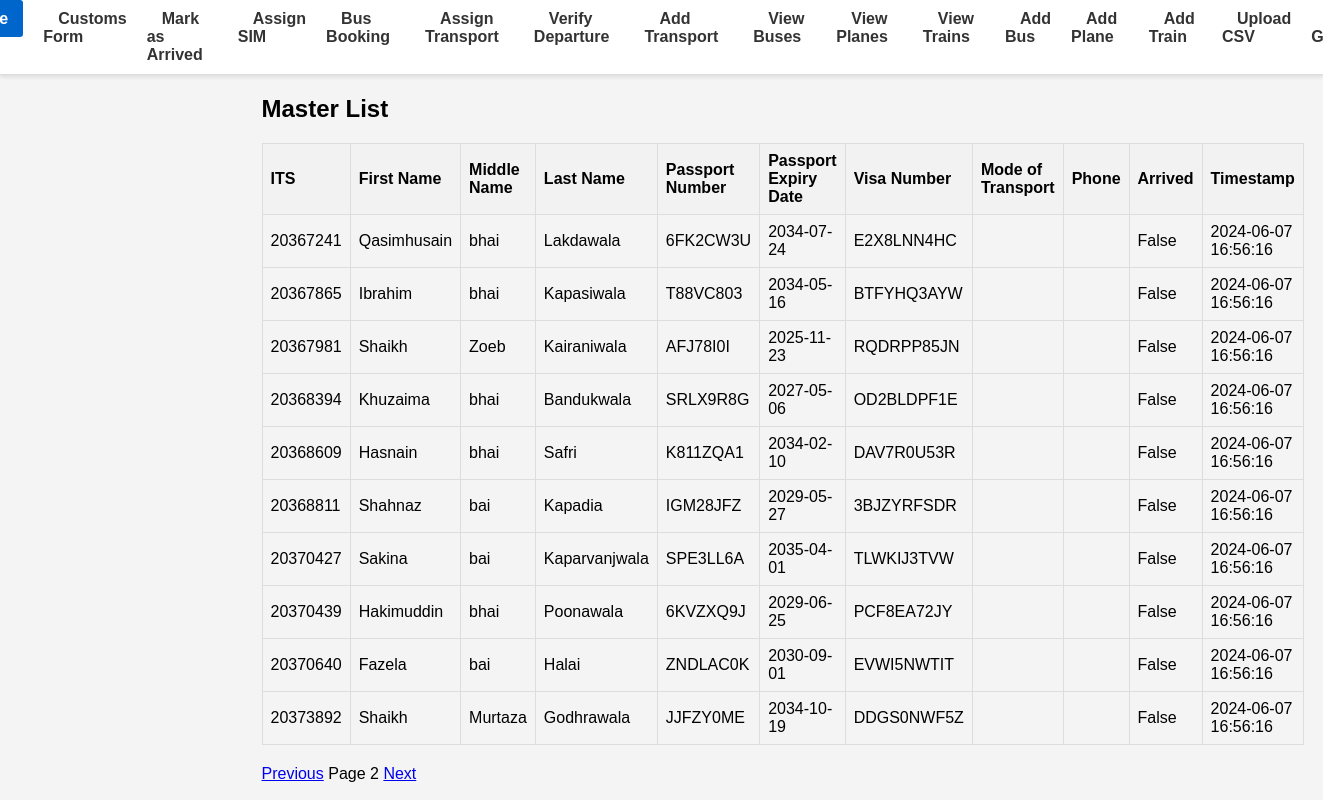
Page /masters/?page=2 on the earlier database version.
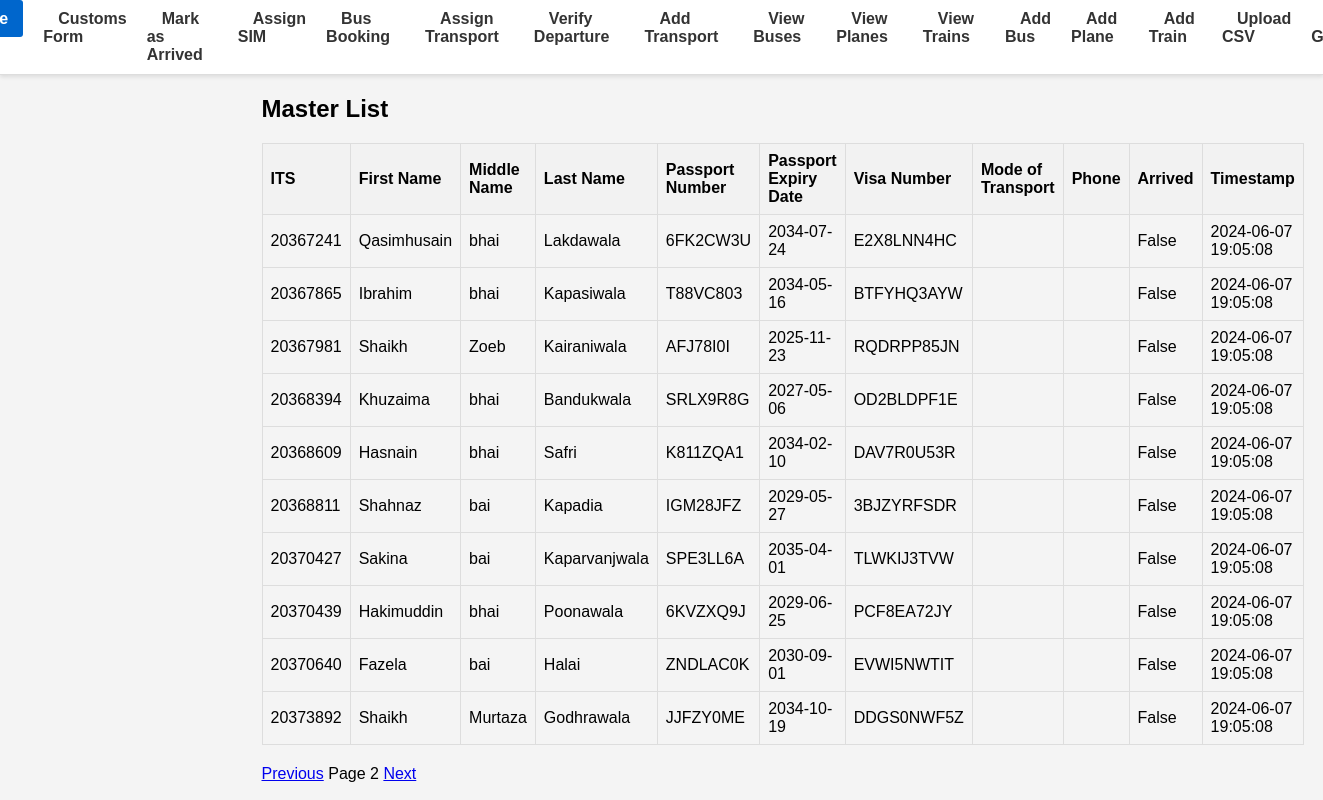
Same page on the later database version.
### database.py (models this page shows)
class Master(Base):
    __tablename__ = "master"
    ITS = Column(Integer, primary_key=True, index=True)
    first_name = Column(String, index=True)
    middle_name = Column(String, index=True)
    last_name = Column(String, index=True)
    DOB = Column(Date)
    passport_No = Column(String, unique=True, index=True)
    passport_Expiry = Column(Date, index=True)
    Visa_No = Column(String, index=True)
    Mode_of_Transport = Column(String, index=True)
    phone = Column(String, index=True)
    arrived = Column(Boolean, default=False)
    timestamp = Column(DateTime, default=func.now())

### main.py (the view)
@app.get("/masters/")
def get_masters(request: Request, page: int = 1, db: Session = Depends(get_db)):
    page_size = 10
    masters = db.query(Master).offset((page - 1) * page_size).limit(page_size).all()
    total_masters = db.query(func.count(Master.ITS)).scalar()
    return templates.TemplateResponse("masters.html", {"request": request, "masters": masters, "total_masters": total_masters, "page": page, "page_size": page_size})

### templates/masters.html
{% extends "base.html" %}
{% block content %}
<h2>Master List</h2>
<table>
    <tr>
        <th>ITS</th>
        <th>First Name</th>
        <th>Middle Name</th>
        <th>Last Name</th>
        <th>Passport Number</th>
        <th>Passport Expiry Date</th>
        <th>Visa Number</th>
        <th>Mode of Transport</th>
        <th>Phone</th>
        <th>Arrived</th>
        <th>Timestamp</th>
    </tr>
    {% for master in masters %}
    <tr>
        <td>{{ master.ITS }}</td>
        <td>{{ master.first_name }}</td>
        <td>{{ master.middle_name }}</td>
        <td>{{ master.last_name }}</td>
        <td>{{ master.passport_No }}</td>
        <td>{{ master.passport_Expiry }}</td>
        <td>{{ master.Visa_No }}</td>
        <td>{{ master.Mode_of_Transport }}</td>
        <td>{{ master.phone }}</td>
        <td>{{ master.arrived }}</td>
        <td>{{ master.timestamp }}</td>
    </tr>
    {% endfor %}
</table>
<div>
    <a href="/masters/?page={{ page - 1 }}" {% if page == 1 %}style="visibility:hidden;"{% endif %}>Previous</a>
    <span>Page {{ page }}</span>
    <a href="/masters/?page={{ page + 1 }}" {% if (page * page_size) >= total_masters %}style="visibility:hidden;"{% endif %}>Next</a>
</div>
{% endblock %}

### templates/base.html (shortened to what this page needs)
<!DOCTYPE html>
<html lang="en">
<head>
    <link rel="stylesheet" href="/static/styles.css">
</head>
<body>
    <nav>
        <ul>
            <li><a href="/">Home</a></li>
            <li><a href="/master-form">Customs Form</a></li>
            <li><a href="/mark-as-arrived-form/">Mark as Arrived</a></li>
            <li><a href="/assign-sim-form">Assign SIM</a></li>
            <li><a href = "/bus-booking/">Bus Booking </a></li>
            <li><a href="/assign-transport-form">Assign Transport</a></li>
            <li><a href="/verify-departure-form">Verify Departure</a></li>
            <li><a href="/add-transport-form">Add Transport</a></li>
            <li><a href="/view-buses/">View Buses</a></li>
            <li><a href="/view-planes/">View Planes</a></li>
            <li><a href="/view-trains/">View Trains</a></li>
            <li><a href="/add-bus/">Add Bus</a></li>
            <li><a href="/add-plane/">Add Plane</a></li>
            <li><a href="/add-train/">Add Train</a></li>
            <li><a href="/upload-csv/">Upload CSV</a></li>
            <li><a href="/set-group-form">Set Group</a></li>
        </ul>
    </nav>
    <div class="container">
        {% block content %}{% endblock %}
    </div>
</body>
</html>

### static/styles.css (style rules this page uses)
body { font-family: Arial, sans-serif; margin: 0; padding: 0; background-color: #f4f4f4; }
nav { background-color: #fff; border-bottom: 1px solid #ddd; padding: 10px; display: flex; justify-content: center; box-shadow: 0 2px 4px rgba(0, 0, 0, 0.1); }
nav ul { list-style: none; margin: 0; padding: 0; display: flex; gap: 20px; }
nav ul li { display: inline; }
nav a { color: #333; text-decoration: none; font-weight: bold; padding: 10px 15px; border-radius: 3px; transition: background-color 0.3s, color 0.3s; }
.container { max-width: 800px; margin: 0 auto; }
table { width: 100%; border-collapse: collapse; margin-bottom: 20px; }
table, th, td { border: 1px solid #ddd; }
th, td { padding: 8px; text-align: left; }
th { background-color: #f2f2f2; }

Differences in the rows shown:
changed Master "Qasimhusain": timestamp "2024-06-07 16:56:16" → "2024-06-07 19:05:08"
changed Master "Ibrahim": timestamp "2024-06-07 16:56:16" → "2024-06-07 19:05:08"
changed Master "Zoeb": timestamp "2024-06-07 16:56:16" → "2024-06-07 19:05:08"
changed Master "Khuzaima": timestamp "2024-06-07 16:56:16" → "2024-06-07 19:05:08"
changed Master "Hasnain": timestamp "2024-06-07 16:56:16" → "2024-06-07 19:05:08"
changed Master "Shahnaz": timestamp "2024-06-07 16:56:16" → "2024-06-07 19:05:08"
changed Master "Sakina": timestamp "2024-06-07 16:56:16" → "2024-06-07 19:05:08"
changed Master "Hakimuddin": timestamp "2024-06-07 16:56:16" → "2024-06-07 19:05:08"
changed Master "Fazela": timestamp "2024-06-07 16:56:16" → "2024-06-07 19:05:08"
changed Master "Murtaza": timestamp "2024-06-07 16:56:16" → "2024-06-07 19:05:08"
